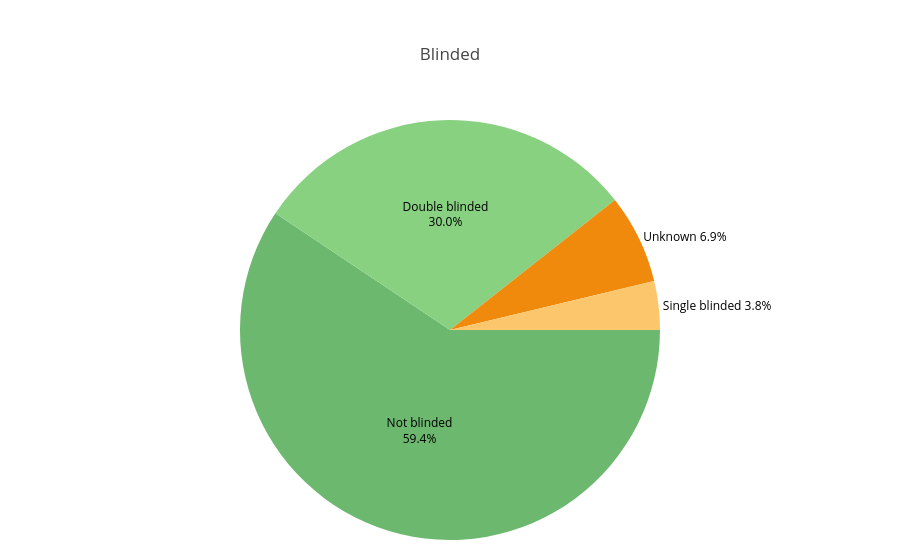

Notebook source saved alongside this figure:
### Markdown cell above
## Blinding Status

### Code cell
# Title: Blinding Status Distribution (Pie Chart)
# Description: Visualizes the distribution of blinding status among included studies (current MIS ≥ 5 subset).
#              Cleans labels, aggregates counts, computes percentages with adaptive label placement for readability,
#              renders an interactive Plotly pie chart, and saves it as 'blinded_pie.png'.

# Prepare data
blinded_series = (
    df['Blinded']
    .fillna('Unknown')
    .astype(str)
    .str.strip()
)

blinded_counts = blinded_series.value_counts()
blinded_labels = blinded_counts.index.tolist()
blinded_values = blinded_counts.values.tolist()

# Compute percentages and set label positions
blinded_total = sum(blinded_values)
blinded_percentages = [(v / blinded_total) * 100 if blinded_total else 0 for v in blinded_values]
percentages_cutoff = 10
blinded_text_positions = ['outside' if p < percentages_cutoff else 'inside' for p in blinded_percentages]
blinded_custom_text = [
    f"{label}<br>{percent:.1f}%" if position == 'inside'
    else f"{label} {percent:.1f}%"
    for label, percent, position in zip(blinded_labels, blinded_percentages, blinded_text_positions)
]

# Build pie chart with style similar to the language chart
blinded_pie = go.Figure(
    data=[
        go.Pie(
            labels=blinded_labels,
            values=blinded_values,
            text=blinded_custom_text,
            textinfo='text',
            textposition=blinded_text_positions,
            insidetextorientation='horizontal',
            sort=False,
            direction='clockwise',
            rotation=90,
        )
    ]
)

blinded_pie.update_traces(
    textfont=dict(size=12, color='black'),
    insidetextfont=dict(color='black'),
)

textfont = dict(size=12, color='black'),
blinded_pie.update_layout(
    title='Blinded',
    showlegend=False,
    margin=dict(t=120, b=20, l=20, r=20)
)

# Display chart and save
blinded_pie.show()
blinded_pie.write_image('blinded_pie.png', width=800, height=600)

### Figure 1 — Plotly figure (JSON) as saved in the notebook; plotly's stock layout.template omitted (floating-point values rounded to 4 significant figures)
{"data": [{"direction": "clockwise", "insidetextorientation": "horizontal", "labels": ["Not blinded", "Double blinded", "Unknown", "Single blinded"], "rotation": 90, "sort": false, "text": ["Not blinded<br>59.4%", "Double blinded<br>30.0%", "Unknown 6.9%", "Single blinded 3.8%"], "textinfo": "text", "textposition": ["inside", "inside", "outside", "outside"], "values": [95, 48, 11, 6], "type": "pie", "textfont": {"color": "black", "size": 12}, "insidetextfont": {"color": "black"}}], "layout": {"margin": {"t": 120, "b": 20, "l": 20, "r": 20}, "title": {"text": "Blinded"}, "showlegend": false}}
